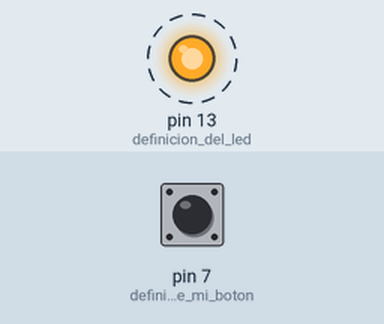
Bench run of a sketch on a simulated Arduino Uno, built with avr-gcc and run on an emulated ATmega328P. On the bench: output pins drawn as LEDs (lit = HIGH). Dashed ring = blinking. The test bench sets the inputs (shaded band); at power-on: pin 7 (definicion_de_mi_boton) HIGH.

Above: at 4.8 s.
4.9 s: pin 7 (definicion_de_mi_boton) pulled LOW for 2.35 s
At 5.8 s:
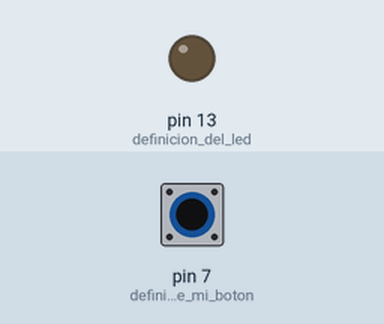
At 8.2 s:
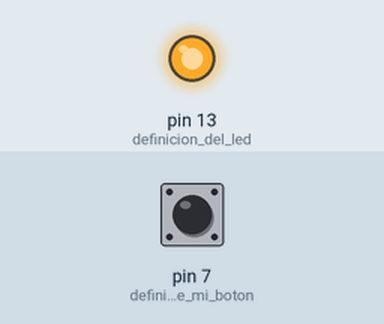
Timing chart, 0 to 14.7 s (numbered marks = the images above; inputs shaded):
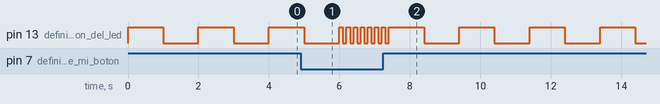

The sketch:

boton_led.ino
```cpp
void setup() {
  // put your setup code here, to run once:
  pinMode(7, INPUT_PULLUP);  //definicion de mi boton
  pinMode(13, OUTPUT); //definicion del led
}

void loop() {
  // put your main code here, to run repeatedly:
  if (digitalRead(7) == 0)
  {
    digitalWrite(13,1);
    delay(100);
    digitalWrite(13,0);
    delay(100);
  }
  else
  {
    digitalWrite(13,1);
    delay(1000);
    digitalWrite(13,0);
    delay(1000);
  }


}
```
